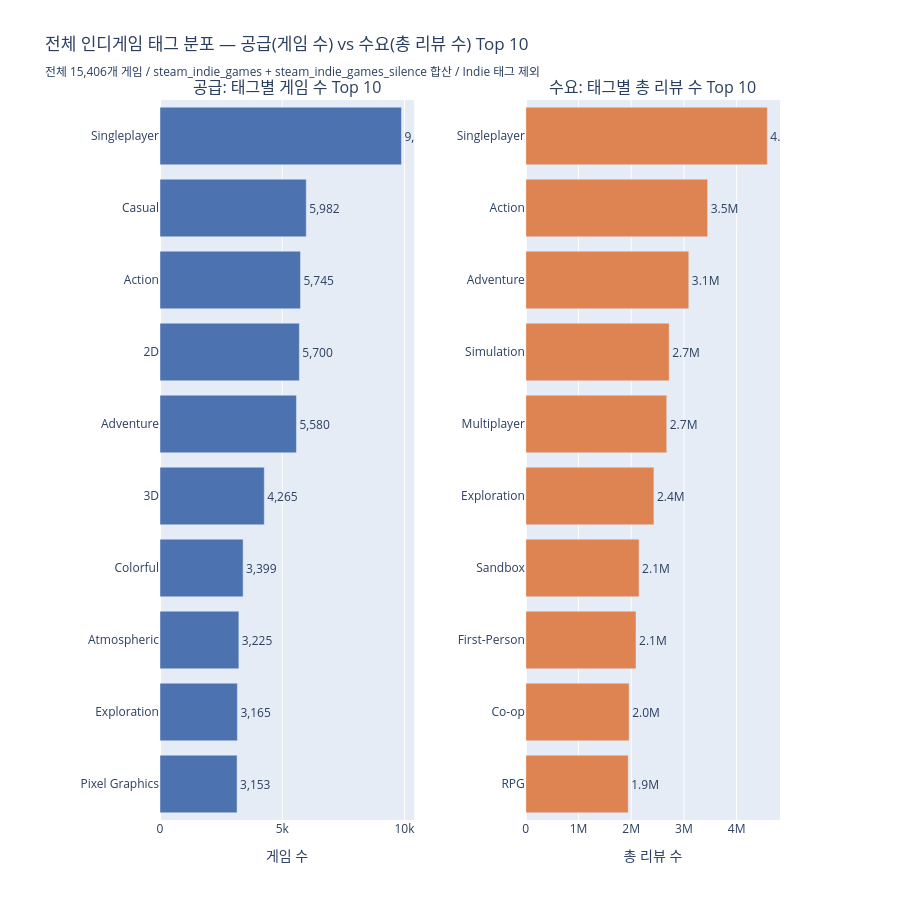

Write notebook code for a chart like this one.
### Markdown cell above
## 3. 태그별 게임 수 & 총 리뷰 수 Top 30 — 이중 바 차트

### Code cell
by_games   = tag_stats.sort_values('game_count', ascending=False).head(TOP_N).sort_values('game_count')
by_reviews = tag_stats.sort_values('total_reviews', ascending=False).head(TOP_N).sort_values('total_reviews')

fig = make_subplots(
    rows=1, cols=2,
    subplot_titles=(
        f'공급: 태그별 게임 수 Top {TOP_N}',
        f'수요: 태그별 총 리뷰 수 Top {TOP_N}',
    ),
    horizontal_spacing=0.18,
)

fig.add_trace(
    go.Bar(
        x=by_games['game_count'],
        y=by_games['tag'],
        orientation='h',
        marker_color='#4C72B0',
        text=by_games['game_count'].apply(lambda v: f'{v:,}'),
        textposition='outside',
        hovertemplate='<b>%{y}</b><br>게임 수: %{x:,}<extra></extra>',
        showlegend=False,
    ),
    row=1, col=1,
)

fig.add_trace(
    go.Bar(
        x=by_reviews['total_reviews'],
        y=by_reviews['tag'],
        orientation='h',
        marker_color='#DD8452',
        text=by_reviews['total_reviews'].apply(lambda v: f'{v/1e6:.1f}M' if v >= 1e6 else f'{v/1e3:.0f}K'),
        textposition='outside',
        hovertemplate='<b>%{y}</b><br>총 리뷰 수: %{x:,}<extra></extra>',
        showlegend=False,
    ),
    row=1, col=2,
)

fig.update_layout(
    title=f'전체 인디게임 태그 분포 — 공급(게임 수) vs 수요(총 리뷰 수) Top {TOP_N}<br>'
          f'<sub>전체 {len(df):,}개 게임 / steam_indie_games + steam_indie_games_silence 합산 / Indie 태그 제외</sub>',
    height=900,
    margin=dict(l=160, r=120),
)
fig.update_xaxes(title_text='게임 수', row=1, col=1)
fig.update_xaxes(title_text='총 리뷰 수', row=1, col=2)

fig.show()

### Figure 1 — Plotly figure (JSON) as saved in the notebook; plotly's stock layout.template omitted (floating-point values rounded to 4 significant figures)
{"data": [{"hovertemplate": "<b>%{y}</b><br>게임 수: %{x:,}<extra></extra>", "marker": {"color": "#4C72B0"}, "orientation": "h", "showlegend": false, "text": ["3,153", "3,165", "3,225", "3,399", "4,265", "5,580", "5,700", "5,745", "5,982", "9,877"], "textposition": "outside", "type": "bar", "x": [3153, 3165, 3225, 3399, 4265, 5580, 5700, 5745, 5982, 9877], "xaxis": "x", "y": ["Pixel Graphics", "Exploration", "Atmospheric", "Colorful", "3D", "Adventure", "2D", "Action", "Casual", "Singleplayer"], "yaxis": "y"}, {"hovertemplate": "<b>%{y}</b><br>총 리뷰 수: %{x:,}<extra></extra>", "marker": {"color": "#DD8452"}, "orientation": "h", "showlegend": false, "text": ["1.9M", "2.0M", "2.1M", "2.1M", "2.4M", "2.7M", "2.7M", "3.1M", "3.5M", "4.6M"], "textposition": "outside", "type": "bar", "x": [1943721, 1960601, 2091227, 2149605, 2430703, 2674455, 2720720, 3092148, 3450158, 4582007], "xaxis": "x2", "y": ["RPG", "Co-op", "First-Person", "Sandbox", "Exploration", "Multiplayer", "Simulation", "Adventure", "Action", "Singleplayer"], "yaxis": "y2"}], "layout": {"annotations": [{"font": {"size": 16}, "showarrow": false, "text": "공급: 태그별 게임 수 Top 10", "x": 0.205, "xanchor": "center", "xref": "paper", "y": 1, "yanchor": "bottom", "yref": "paper"}, {"font": {"size": 16}, "showarrow": false, "text": "수요: 태그별 총 리뷰 수 Top 10", "x": 0.795, "xanchor": "center", "xref": "paper", "y": 1, "yanchor": "bottom", "yref": "paper"}], "height": 900, "margin": {"l": 160, "r": 120}, "title": {"text": "전체 인디게임 태그 분포 — 공급(게임 수) vs 수요(총 리뷰 수) Top 10<br><sub>전체 15,406개 게임 / steam_indie_games + steam_indie_games_silence 합산 / Indie 태그 제외</sub>"}, "xaxis": {"anchor": "y", "domain": [0, 0.41], "title": {"text": "게임 수"}}, "xaxis2": {"anchor": "y2", "domain": [0.59, 1], "title": {"text": "총 리뷰 수"}}, "yaxis": {"anchor": "x", "domain": [0, 1]}, "yaxis2": {"anchor": "x2", "domain": [0, 1]}}}
